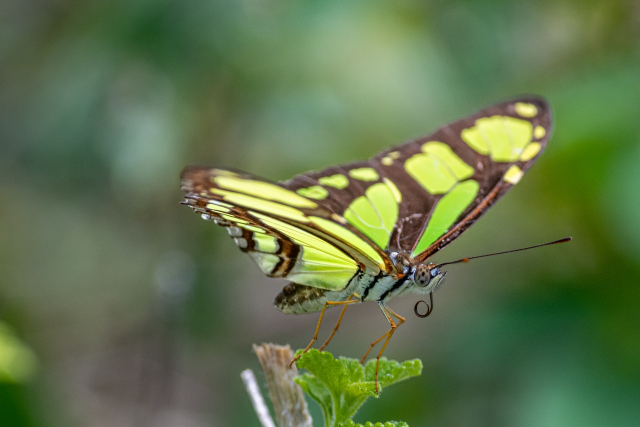
//> input picture Homework1/test.jpg, 1280 x 853 px (shown at 1/2 size)
$ ./main   (built with g++ and OpenCV 4)
//> lines starting //> are read from the running program, lines starting //| are printed output that depends on the picture; after the words box and inside, x2 and y2 are one past the last pixel; in counts of white or black regions, pixels touching at a corner belong together
### Homework1/putText.h
#ifndef PUTTEXT_H_
#define PUTTEXT_H_

#include <windows.h>
#include <string>
#include <opencv2/opencv.hpp>

using namespace cv;

void GetStringSize(HDC hDC, const char* str, int* w, int* h);
void putTextZH(Mat& dst, const char* str, Point org, Scalar color, int fontSize,
    const char* fn = "Arial", bool italic = false, bool underline = false);

#endif // PUTTEXT_H_

### Homework1/putText.cpp
#include "putText.h"
// [7 lines left out: function GetStringSize, not called in this run]

void putTextZH(Mat& dst, const char* str, Point org, Scalar color, int fontSize, const char* fn, bool italic, bool underline)
{
    CV_Assert(dst.data != 0 && (dst.channels() == 1 || dst.channels() == 3));

    int x, y, r, b;
    if (org.x > dst.cols || org.y > dst.rows) return;
    x = org.x < 0 ? -org.x : 0;
    y = org.y < 0 ? -org.y : 0;

    LOGFONTA lf;
    lf.lfHeight = -fontSize;
    lf.lfWidth = 0;
    lf.lfEscapement = 0;
    lf.lfOrientation = 0;
    lf.lfWeight = 5;
    lf.lfItalic = italic;   //斜体
    lf.lfUnderline = underline; //下划线
    lf.lfStrikeOut = 0;
    lf.lfCharSet = DEFAULT_CHARSET;
    lf.lfOutPrecision = 0;
    lf.lfClipPrecision = 0;
    lf.lfQuality = PROOF_QUALITY;
    lf.lfPitchAndFamily = 0;
    strcpy_s(lf.lfFaceName, fn);

    HFONT hf = CreateFontIndirectA(&lf);
    HDC hDC = CreateCompatibleDC(0);
    HFONT hOldFont = (HFONT)SelectObject(hDC, hf);

    int strBaseW = 0, strBaseH = 0;
    int singleRow = 0;
    char buf[1 << 12];
    strcpy_s(buf, str);
    char* bufT[1 << 12];  // 这个用于分隔字符串后剩余的字符，可能会超出。
    //处理多行
    {
        int nnh = 0;
        int cw, ch;

        const char* ln = strtok_s(buf, "\n", bufT);
        while (ln != 0)
        {
            GetStringSize(hDC, ln, &cw, &ch);
            strBaseW = max(strBaseW, cw);
            strBaseH = max(strBaseH, ch);

            ln = strtok_s(0, "\n", bufT);
            nnh++;
        }
        singleRow = strBaseH;
        strBaseH *= nnh;
    }

    if (org.x + strBaseW < 0 || org.y + strBaseH < 0)
    {
        SelectObject(hDC, hOldFont);
        DeleteObject(hf);
        DeleteObject(hDC);
        return;
    }

    r = org.x + strBaseW > dst.cols ? dst.cols - org.x - 1 : strBaseW - 1;
    b = org.y + strBaseH > dst.rows ? dst.rows - org.y - 1 : strBaseH - 1;
    org.x = org.x < 0 ? 0 : org.x;
    org.y = org.y < 0 ? 0 : org.y;

    BITMAPINFO bmp = { 0 };
    BITMAPINFOHEADER& bih = bmp.bmiHeader;
    int strDrawLineStep = strBaseW * 3 % 4 == 0 ? strBaseW * 3 : (strBaseW * 3 + 4 - ((strBaseW * 3) % 4));

    bih.biSize = sizeof(BITMAPINFOHEADER);
    bih.biWidth = strBaseW;
    bih.biHeight = strBaseH;
    bih.biPlanes = 1;
    bih.biBitCount = 24;
    bih.biCompression = BI_RGB;
    bih.biSizeImage = strBaseH * strDrawLineStep;
    bih.biClrUsed = 0;
    bih.biClrImportant = 0;

    void* pDibData = 0;
    HBITMAP hBmp = CreateDIBSection(hDC, &bmp, DIB_RGB_COLORS, &pDibData, 0, 0);

    CV_Assert(pDibData != 0);
    HBITMAP hOldBmp = (HBITMAP)SelectObject(hDC, hBmp);

    //color.val[2], color.val[1], color.val[0]
    SetTextColor(hDC, RGB(255, 255, 255));
    SetBkColor(hDC, 0);
    //SetStretchBltMode(hDC, COLORONCOLOR);

    strcpy_s(buf, str);
    const char* ln = strtok_s(buf, "\n", bufT);
    int outTextY = 0;
    while (ln != 0)
    {
        TextOutA(hDC, 0, outTextY, ln, strlen(ln));
        outTextY += singleRow;
        ln = strtok_s(0, "\n", bufT);
    }
    uchar* dstData = (uchar*)dst.data;
    int dstStep = dst.step / sizeof(dstData[0]);
    unsigned char* pImg = (unsigned char*)dst.data + org.x * dst.channels() + org.y * dstStep;
    unsigned char* pStr = (unsigned char*)pDibData + x * 3;
    for (int tty = y; tty <= b; ++tty)
    {
        unsigned char* subImg = pImg + (tty - y) * dstStep;
        unsigned char* subStr = pStr + (strBaseH - tty - 1) * strDrawLineStep;
        for (int ttx = x; ttx <= r; ++ttx)
        {
            for (int n = 0; n < dst.channels(); ++n) {
                double vtxt = subStr[n] / 255.0;
                int cvv = vtxt * color.val[n] + (1 - vtxt) * subImg[n];
                subImg[n] = cvv > 255 ? 255 : (cvv < 0 ? 0 : cvv);
            }

            subStr += 3;
            subImg += dst.channels();
        }
    }

    SelectObject(hDC, hOldBmp);
    SelectObject(hDC, hOldFont);
    DeleteObject(hf);
    DeleteObject(hBmp);
    DeleteDC(hDC);
}

### Homework1/main.cpp
#include <opencv2/opencv.hpp>
#include <iostream>
#include <math.h>
#include <time.h>
#include "putText.h"

using namespace std;
using namespace cv;

int main() {

	Mat src = imread("test.jpg");
//> src is the input picture: 853 rows x 1280 cols, CV_8UC3; mean B, G, R 75.6, 115.8, 96.6

	putText(src, "Huchengcheng-2101210578", Point(200, 200), FONT_HERSHEY_SCRIPT_SIMPLEX, 2, Scalar(0, 0, 255));
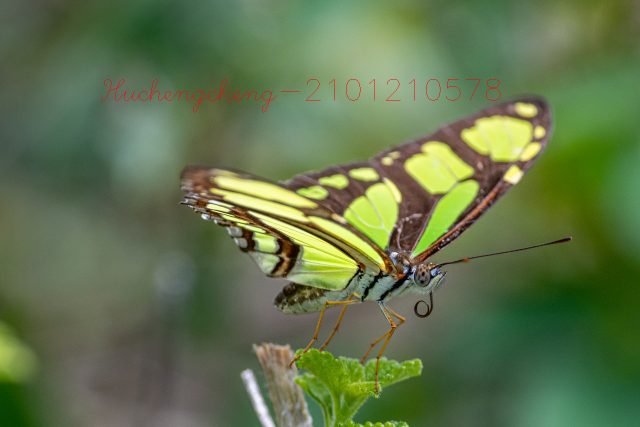
//> src: 853 rows x 1280 cols, CV_8UC3 (shown at 1/2 size); 0.19% of pixels changed, all inside (x1, y1, x2, y2) = (202, 158, 1001, 225)
	putTextZH(src, "胡成成-2101210578", Point(200, 600), Scalar(255, 0, 0), 100, "楷体");
//> in putTextZH, `x = org.x < 0 ? -org.x : 0;`: x = 0
//> (the run ends here: the program needs code that is not available in this run, at `LOGFONTA lf;`)
